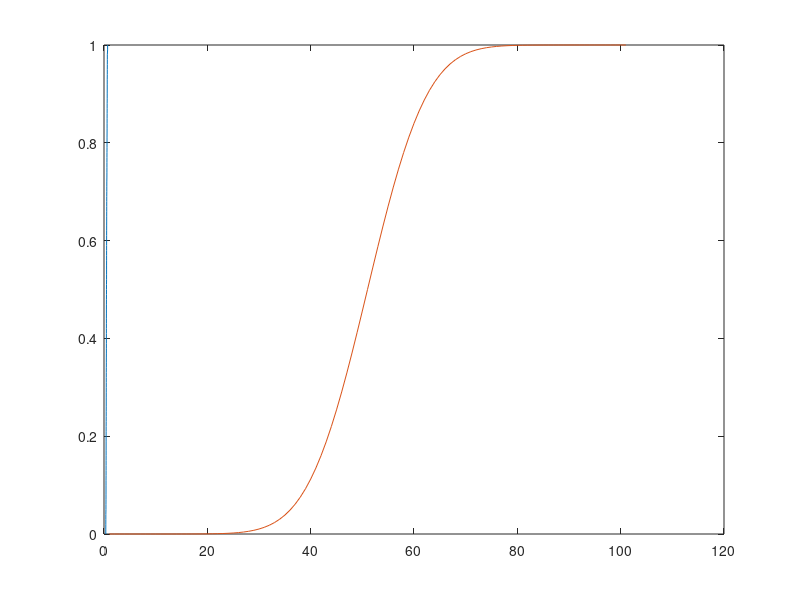

Here is the MATLAB script that generated this plot:
clear;clc;

mu1 = 2
sigma1 = 0.09
mu2 = 1.5
sigma2 = 0.01
A = [normrnd(mu1,sigma1,1,100);normrnd(mu2,sigma2,1,100)]


x=0:1/100:1;

z = normcdf(x,0.5,sqrt((sigma1^2)+(sigma2^2)))

result = A(1,:) - A(2,:)
[f,x] = ecdf(result)
plot(x,f)
hold on;
plot(z)
